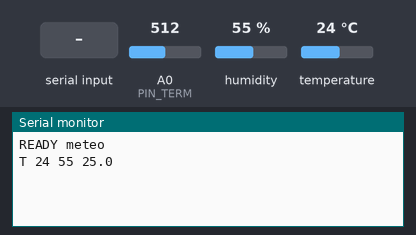
Simulated run of this sketch. Board: Arduino Uno, built with avr-gcc and run on an emulated ATmega328P. Parts: the last lines printed to the serial monitor. Wiring (inferred from the names in the program): DHT11 sensor: data pin 2. Inputs (shaded band) come from the test bench; at power-on: humidity 55 %, A0 (PIN_TERM) = 512, temperature 24 °C.

Above: at 1.2 s.
1.3 s: "ID?\n" received over Serial
At 2.5 s:
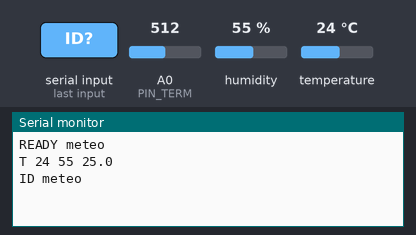
2.8 s: "1\n" received over Serial
At 2.97 s:
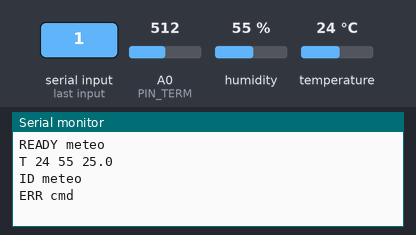
4.3 s: humidity set to 22 %
At 5.6 s:
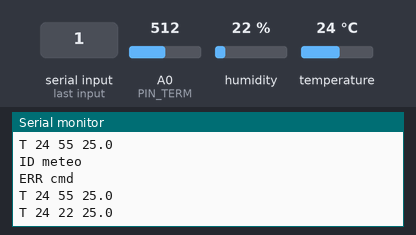
5.8 s: A0 (PIN_TERM) set to 716
At 7.2 s:
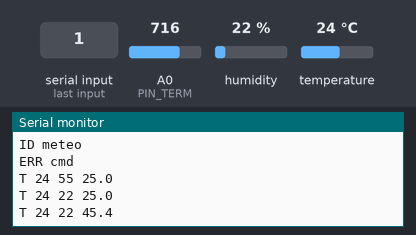
7.3 s: temperature set to 12 °C
8.8 s: A0 (PIN_TERM) set to 900
At 9.4 s:
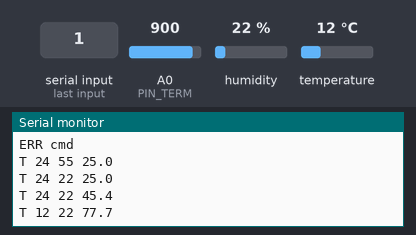
Timing chart, 0 to 11.3 s (numbered marks = the images above; inputs shaded):
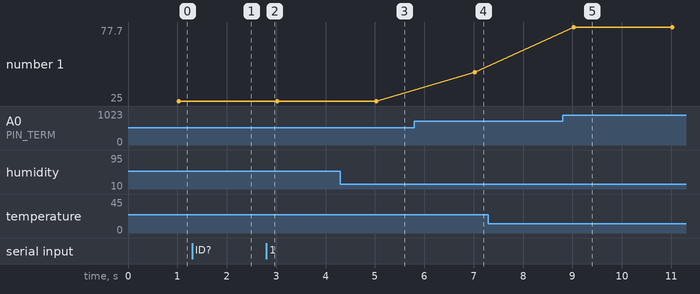

The sketch:

meteo.ino
```cpp
// UNO Lab — progetto "meteo": modulo DHT11 (temperatura e umidità) + termistore.
// Collegamenti:
//   DHT11: S -> pin 2, + (centrale) -> 5V, - -> GND
//   termistore: 5V -> termistore -> A0 -> resistenza 10 kohm -> GND
// Comandi: ID?  |  ?  (misura subito)
// Invio ogni 2 s: "T <temp DHT11> <umidità %> <temp termistore>"  (-99 = lettura non riuscita)
#include <Arduino.h>
#include <math.h>

const char* ID = "meteo";
const int PIN_DHT = 2, PIN_TERM = A0;

unsigned long t0 = 0;
char buf[24];
byte len = 0;

long attendi(int livello, unsigned long maxUs) {
  unsigned long t = micros();
  while (digitalRead(PIN_DHT) == livello) {
    if (micros() - t > maxUs) return -1;
  }
  return micros() - t;
}

bool leggiDHT(int& temp, int& umid) {
  byte d[5] = { 0, 0, 0, 0, 0 };
  pinMode(PIN_DHT, OUTPUT);
  digitalWrite(PIN_DHT, LOW);
  delay(20);
  pinMode(PIN_DHT, INPUT_PULLUP);
  if (attendi(HIGH, 200) < 0) return false;   // il sensore risponde abbassando la linea
  if (attendi(LOW, 120) < 0) return false;
  if (attendi(HIGH, 120) < 0) return false;
  for (int i = 0; i < 40; i++) {
    if (attendi(LOW, 100) < 0) return false;
    long alto = attendi(HIGH, 120);
    if (alto < 0) return false;
    d[i / 8] = (d[i / 8] << 1) | (alto > 45 ? 1 : 0);
  }
  if (((d[0] + d[1] + d[2] + d[3]) & 0xFF) != d[4]) return false;
  umid = d[0];
  temp = d[2];
  return true;
}

float tempTermistore() {
  int a = analogRead(PIN_TERM);
  if (a <= 0 || a >= 1023) return -99;
  float r = 10000.0 * (1023.0 / a - 1.0);           // termistore verso 5V, 10k verso GND
  float invT = 1.0 / 298.15 + log(r / 10000.0) / 3950.0;
  return 1.0 / invT - 273.15;
}

void misura() {
  int t = -99, h = -99;
  if (!leggiDHT(t, h)) { t = -99; h = -99; }
  Serial.print("T "); Serial.print(t); Serial.print(' '); Serial.print(h); Serial.print(' ');
  Serial.println(tempTermistore(), 1);
}

void comando(char* c) {
  if (strcmp(c, "ID?") == 0) { Serial.print("ID "); Serial.println(ID); return; }
  if (c[0] == '?') { misura(); t0 = millis(); return; }
  if (c[0]) Serial.println("ERR cmd");
}

void setup() {
  pinMode(PIN_DHT, INPUT_PULLUP);
  Serial.begin(115200);
  Serial.print("READY "); Serial.println(ID);
  t0 = millis() - 1000;
}

void loop() {
  while (Serial.available()) {
    char ch = Serial.read();
    if (ch == '\n' || ch == '\r') { buf[len] = 0; comando(buf); len = 0; }
    else if (len < sizeof(buf) - 1) buf[len++] = ch;
  }
  if (millis() - t0 >= 2000) { t0 = millis(); misura(); }
}
```

Measured:
- after the input at 1.3 s, the serial monitor: prints a new line at once (image 1)
- after the input at 2.8 s, the serial monitor: prints a new line at once (image 2)
- after the input at 4.3 s, the serial monitor: prints a new line after 0.72 s (image 3)
- after the input at 5.8 s, the serial monitor: prints a new line after 1.2 s (image 4)
- after the input at 8.8 s, the serial monitor: prints a new line after 0.22 s (image 5)
- plotted number 1: 25 → 45.4 after the input at 5.8 s, 45.4 → 77.7 after the input at 8.8 s
